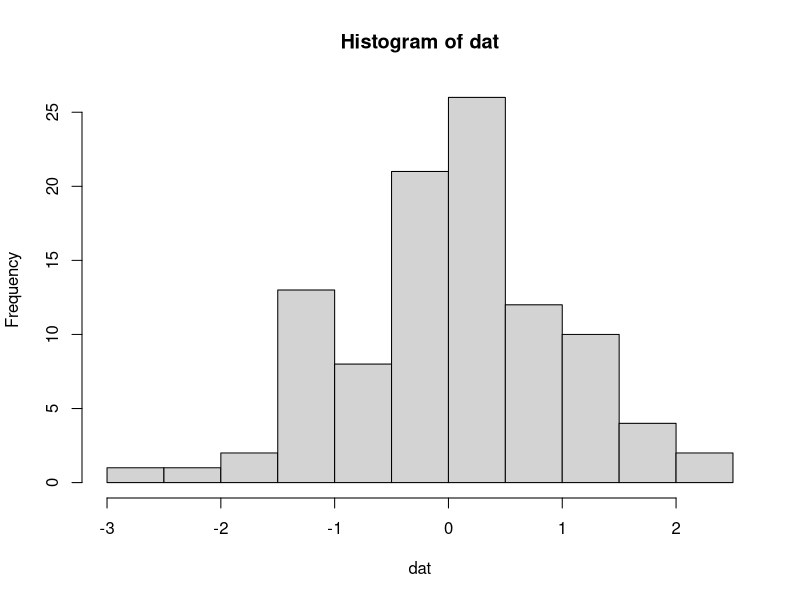
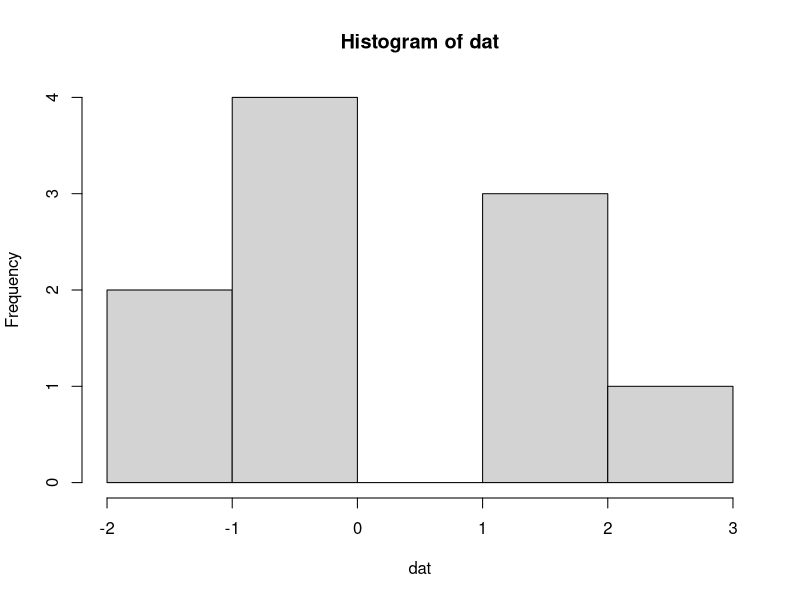

Write R code to recreate these figures, in order.
## ---- chunk 1
dat <- rnorm(100)
hist(dat)
## ---- chunk 2
dat <- rnorm(10)
hist(dat)
